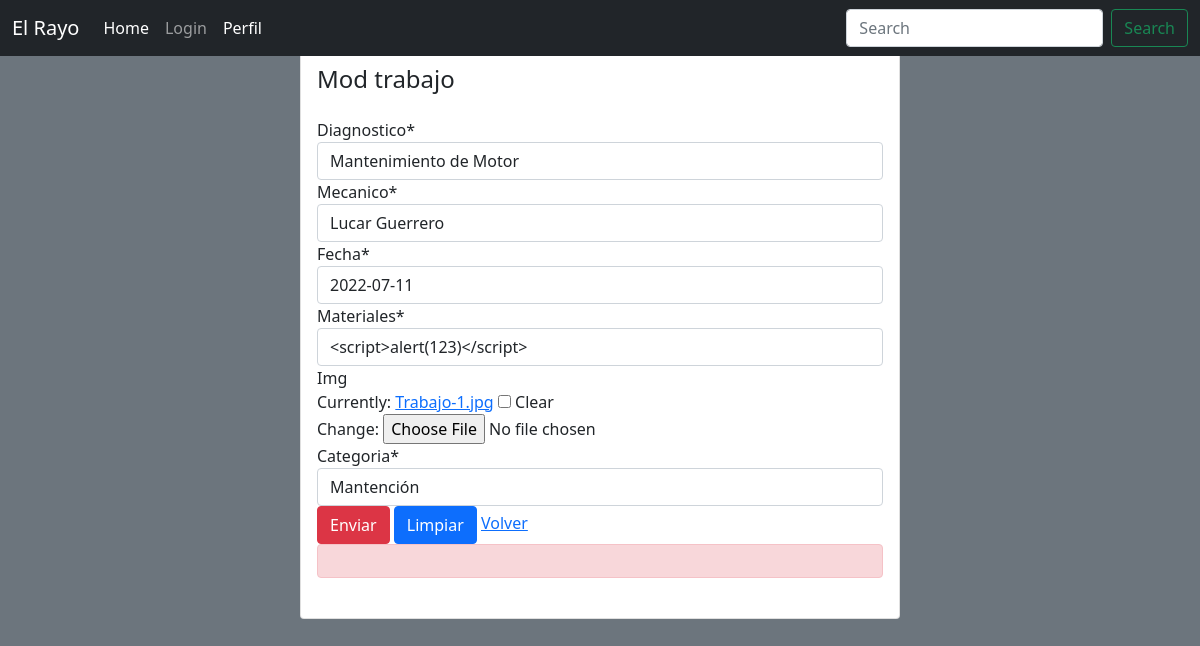
Page /trabajo_mod/1 on the committed database.
### core/models.py (models this page shows, shortened)
class Trabajo(models.Model):
  diagnostico = models.CharField(max_length = 200, verbose_name = 'Diagnostico')
  mecanico =models.CharField(max_length= 50, verbose_name='Mecanico')
  fecha = models.DateField(max_length=9, verbose_name='Fecha')
  materiales = models.CharField(max_length=200, verbose_name='Materiales')
  img = models.ImageField(null = True, blank = True)
  categoria = models.ForeignKey(Categorias, on_delete = models.CASCADE)

### core/views.py (the view)
# urls.py: path('trabajo_mod/<id>', trabajo_mod, name="trabajo_mod"),
def trabajo_mod(request, id):
    trabajo = Trabajo.objects.get(id=id)
    datos = {
        'form': TrabajoForm(instance=trabajo)
    }
    if request.method=='POST':
        formulario=TrabajoForm(data=request.POST, instance=Trabajo.objects.get(id=id))
        if formulario.is_valid():
            formulario.save()
            datos['mensaje']='Datos modificados correctamente'
    return render(request, 'core/trabajo_mod.html', datos)

### core/forms.py
class TrabajoForm(ModelForm):
    class Meta:
        model = Trabajo
        fields = ['diagnostico', 'mecanico', 'fecha', 'materiales', 'img', 'categoria']

### core/models.py (called while the page is built)
  def __str__(self):
    return self.nombreCategoria

### core/templates/core/trabajo_mod.html (shortened to what this page needs)
<!DOCTYPE html>
<html lang="es">
  <head>
    <link
      href="https://cdn.jsdelivr.net/npm/bootstrap@5.1.3/dist/css/bootstrap.min.css"
      rel="stylesheet"
    />
    {% load static %}
    {% load crispy_forms_tags %}
    <link href="{% static 'core/css/bootstrap.min.css' %}" rel="stylesheet" />
  </head>
  <nav class="navbar navbar-expand-md navbar-dark fixed-top bg-dark">
    <div class="container-fluid">
      <a class="navbar-brand" href="#">El Rayo</a>
      <div class="collapse navbar-collapse" id="navbarCollapse">
        <ul class="navbar-nav me-auto mb-2 mb-md-0">
          <li class="nav-item">
            <a
              class="nav-link active"
              aria-current="page"
              href="{% url 'home' %}"
              >Home</a
            >
          </li>
          <li class="nav-item">
            <a class="nav-link" href="#">Login</a>
          </li>
          <li class="nav-item">
            <a class="nav-link active" href="{% url 'perfil_usuario' %}">Perfil</a>
          </li>
        </ul>
        <form class="d-flex">
          <input
            class="form-control me-2"
            type="search"
            placeholder="Search"
            aria-label="Search"
          />
          <button class="btn btn-outline-success" type="submit">
            Search
          </button>
        </form>
      </div>
    </div>
  </nav>
<br>
<br>
  <body class="bg-secondary">
    <section class="d-flex justify-content-center">
      <div class="card col-sm-6 p-3">
        <div class="mb-3">
          <h4>Mod trabajo</h4>
        </div>
        <div class="mb-2">
          <div class="mb-2">
            <form  id="form4" autocomplete="on" method="post" enctype="multipart/form-data">
                {{ form | crispy }}
            <input type="submit" class="btn btn-danger" id="enviar" value="Enviar">
            <input type="reset" class="btn btn-primary" id="limpiar" value="Limpiar">
            <a href="{% url 'apro_form' %}"> Volver</a>
            <div id="error" class="alert alert-danger">
            </div>
            </form>
            </div>
        </div>
      </div>
    </section>
  </body>
</html>

### rows in the picture
Trabajo: diagnostico "Mantenimiento de Motor", mecanico "Lucar Guerrero", fecha "2022-07-11", materiales "<script>alert(123)</script>", categoria "Mantención"
